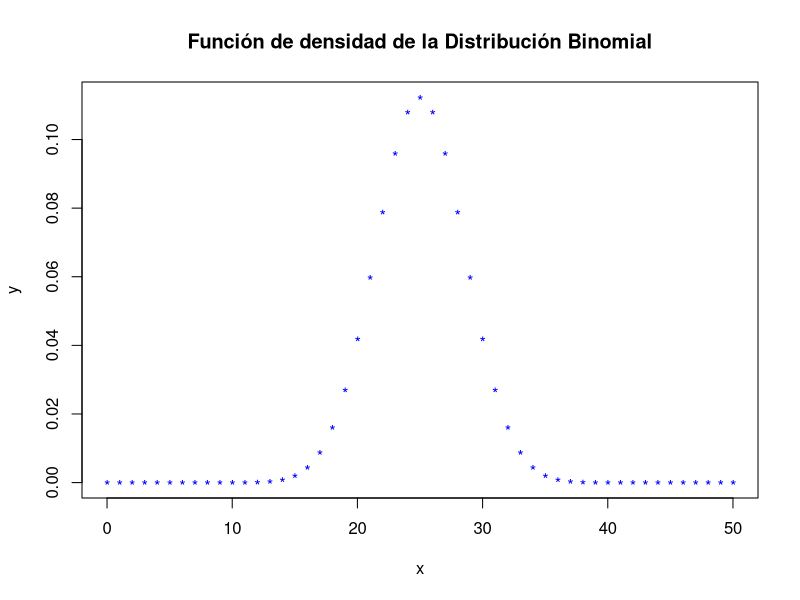
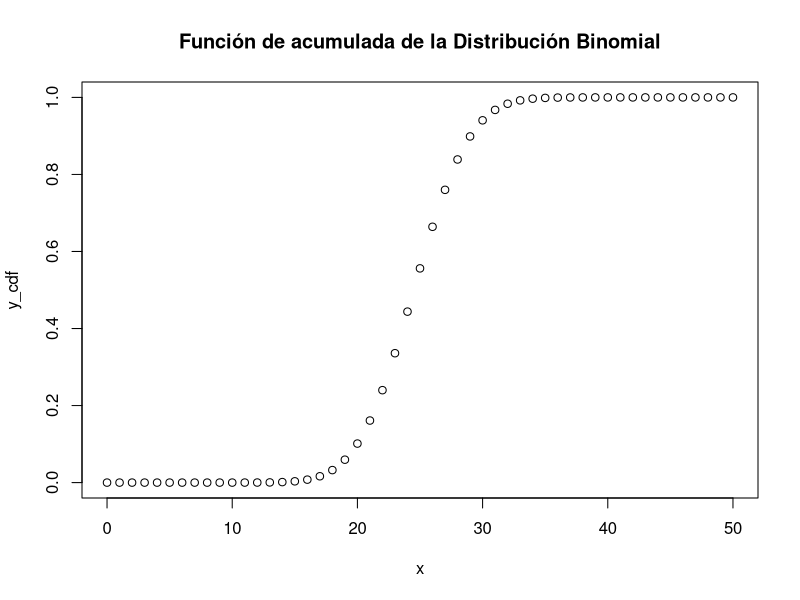
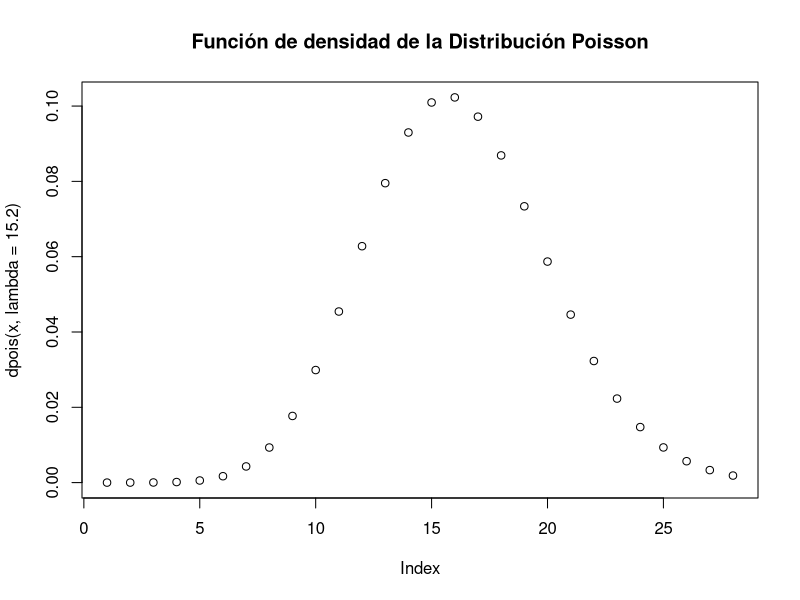
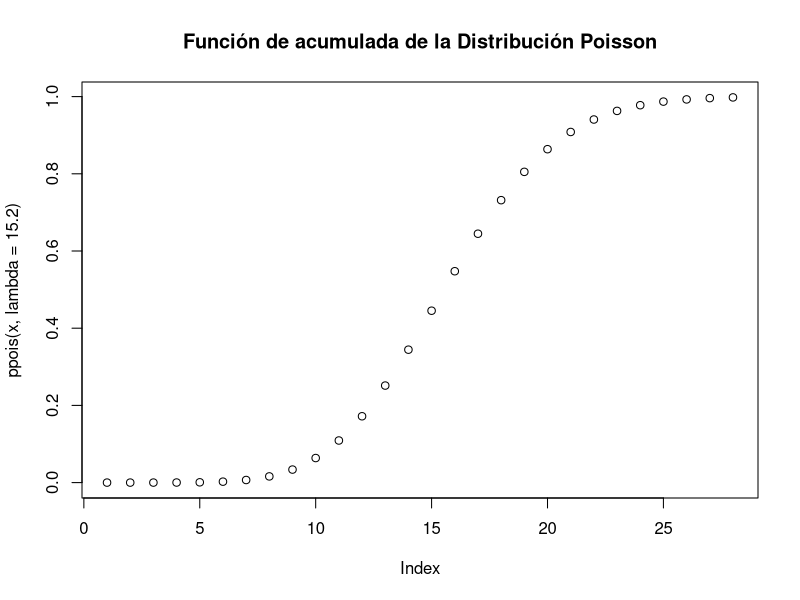

Reproduce these figures in R, in order.

# Distribuciones Discreta ------------------------------------------------
#Modificando otro repositorio para hacer un merge con Luis S
# Modificación Leslie
# Distribución Binomial ---------------------------------------------------

# Ejemplo 1: La probabilidad de que cierto componente resista una prueba de impacto
# es de 4/5. Encuentre la probabilidad de que 3 de los 5 componentes siguientes
# resistan la prueba de impacto.

# SOLUCIÓN:
# dbinom(x,n,p) densidad
# pbinom(q,n,p) acumulada
p <- 4/5
x <- 3
n <- 5

sol1 <- round(dbinom(x, n, p),4); sol1

# Ejemplo 2: La probabilidad de que un paciente se recupere con satisfacción de una
# operación quirúrgica después de una accidente es de 0.9; si 15 personas
# accidentadas se someten a dicha operación, ¿Cuál es la probabilidad de que
# al menos uno se recupere a satisfacción?

# SOLUCIÓN:
p <- 0.9
n <- 15

# p (x>=1) = 1 - p(x=0)
x <- 0

sol1 <- 1 - round(dbinom(x,n,p),4); sol1

q <- 1 - p

sol2 <- round(1 - pbinom(q,n,p),4); sol2
# Ejemplo 3: Si la probabilidad de que cierta columna falle ante una carga axial
# es de 0.05, ¿Cuál es la probabilidad de que entre 6 de estas columnas:
# a) a lo más fallen 2?
# b) al menos fallen 2?
# SOLUCIÓN:

# a)
p <- 0.05
n <- 6
# p(x<=2) = p(x=0) + p(x=1) + p(x=2)
x0 <- 0
x1 <- 1
x2 <- 2

sol1 <- round(dbinom(x0,n,p) + dbinom(x1,n,p) + dbinom(x2,n,p), 4); sol1 

q <- 1 - p

sol2 <- round(pbinom(x2,n,p),4); sol2

# b)
p <- 0.05
n <- 6

# p(x>=2) = 1 - p(x=0) + p(x=1)

x0 <- 0
x1 <- 1

sol3 <- 1 - round(dbinom(x0,n,p)+ dbinom(x1,n,p), 4); sol3

x2 <- 2
q <- 1 - p

sol4 <- round(pbinom(x2,n,p),4); sol3

# Gráfica de Distr. Binomial ----------------------------------------------

# Gráfica para la densidad

# Creamos una secuencia de 50 números, ordenados, de uno en uno. 
x <- seq(0,50,by = 1)
x
# vector con 50 valores binomialmente distribuidos con  p=0.5
y <- dbinom(x,50,0.5)
y
# para la gráfica utilizamos plot
plot(x,y,col="blue", pch="*", 
     main = "Función de densidad de la Distribución Binomial")

# Gráfica para la acumulada

# vector con 50 valores binomialmente distribuidos
y_cdf <- pbinom(x,50,0.5)
y_cdf
# Para el ejemplo utilizamos la gráfica de plot
plot(x,y_cdf, main = "Función de acumulada de la Distribución Binomial")

# Ejercicio 1: Un fabricante de computadores asegura que sólo el 10% de sus 
# unidades requiere de ajuste durante el año de garantía, ¿Cuál es la probabilidad
# de que 5 de las 10 computadoras compradas requieran ajuste en el período de
# garantía?


# Ejercicio 2: La probabilidad de que el motor de un avión falle es de 0.1. 
# Si el avión tiene 4 motores que funcionan independientes, y para una vuelo
# exitoso se requiere que por lo menos 2 de los 4 motores funciones, ¿Cuál es la
# probabilidad de:
# a) un vuelo exitoso?
# b) que el vuelo no sea exitoso?


# Distribución de Poisson -------------------------------------------------

# Ejemplo 1: Se sabe que el número promedio de camiones que llegan a un terminal
# terrestres durante el día es de 10, las instalaciones del terminal pueden atender
# como máximo 15 camiones al día. ¿Cuál es la probabilidad de que la capacidad
# de atención del terminal sea superado en un día cualquiera?

# SOLUCIÓN:
# dpois(x,lambda) densidad
# ppois(x,lambda) acumulada
# p(x>15) = 1 - p(x<=15)
x <- 15
y <- 10

sol1 <- 1 - ppois(x,lambda = y); sol1

# Ejemplo 2: En cierto proceso de fabricación en el que se producen artículos de
# de porcelana ocurren defectos que ocasionan problemas en las ventas, el fabricante
# asegura que en promedio uno de cada 1000 artículos producidos es defectuosos.
# ¿Cuál es la probabilidad de que una caja de 3000 artículos haya:
# a) exactamente 3 artículos con defectuosos?
# b) al menos un artículo con defecto?

# SOLUCIÓN:
# a)
n <- 3000
y <- n * (1/1000); y
# p(x=3)
x <- 3

sol1 <- round(dpois(x, lambda = y),4); sol1

# b)
# p(x>=1) = 1 - p(x=0)
x <- 0
sol1 <- round(1 - ppois(x,y),4); sol1

# Ejemplo 3: Una compañía compra cantidades muy grandes de componentes electrónicos,
# la decisión para aceptar o rechazar un lote de componentes se toma en base a
# una muestra aleatoria de 100 unidades. Si el lote se rechaza al encontrar tres
# o más unidades defectuosas en la muestra, ¿Cuál es la probabilidad de rechazar
# un lote, si contiene un:
# a) 0.5% de defectuosos?
# b) 1.5% de defectuosos?

# SOLUCIÓN:
y <- 100 * (0.005); y

# p(x>=3) = 1 - p(x<=2)
x <- 2

sol1 <- round(1 - ppois(x,y),4); sol1

# Gráfica de la distribución de Poisson

x <- c(0, 1, 2, 3, 4, 5, 6, 7, 8, 9, 10, 11, 12, 13, 14, 
       15, 16, 17, 18, 19, 20, 21, 22, 23, 24, 25, 26, 27)

# Gráfica de densidad
plot(dpois(x, lambda = 15.2), main = "Función de densidad de la Distribución Poisson")

# Gráfica de acumulada
plot(ppois(x, lambda = 15.2), main = "Función de acumulada de la Distribución Poisson")

# Ejercicio 1: El número de clientes que llegan a un banco es en promedio 60
# por hora, ¿Cuál es la probabilidad de que lleguen 2 clientes en:
# a) un minuto?
# b) dos minutos?

# Ejercicio 2: Al inspeccionar la aplicación de estaño por un proceso electrónico
# continuo, se descubre en promedio 0.2 imperfecciones por mínimo, calcule las 
# siguientes probabilidades:
# a) de encontrar una imperfección en 5 minutos.
# b) de encontrar 2 imperfecciones en 10 minutos.
# c) 3 imperfecciones en 15 minutos.


